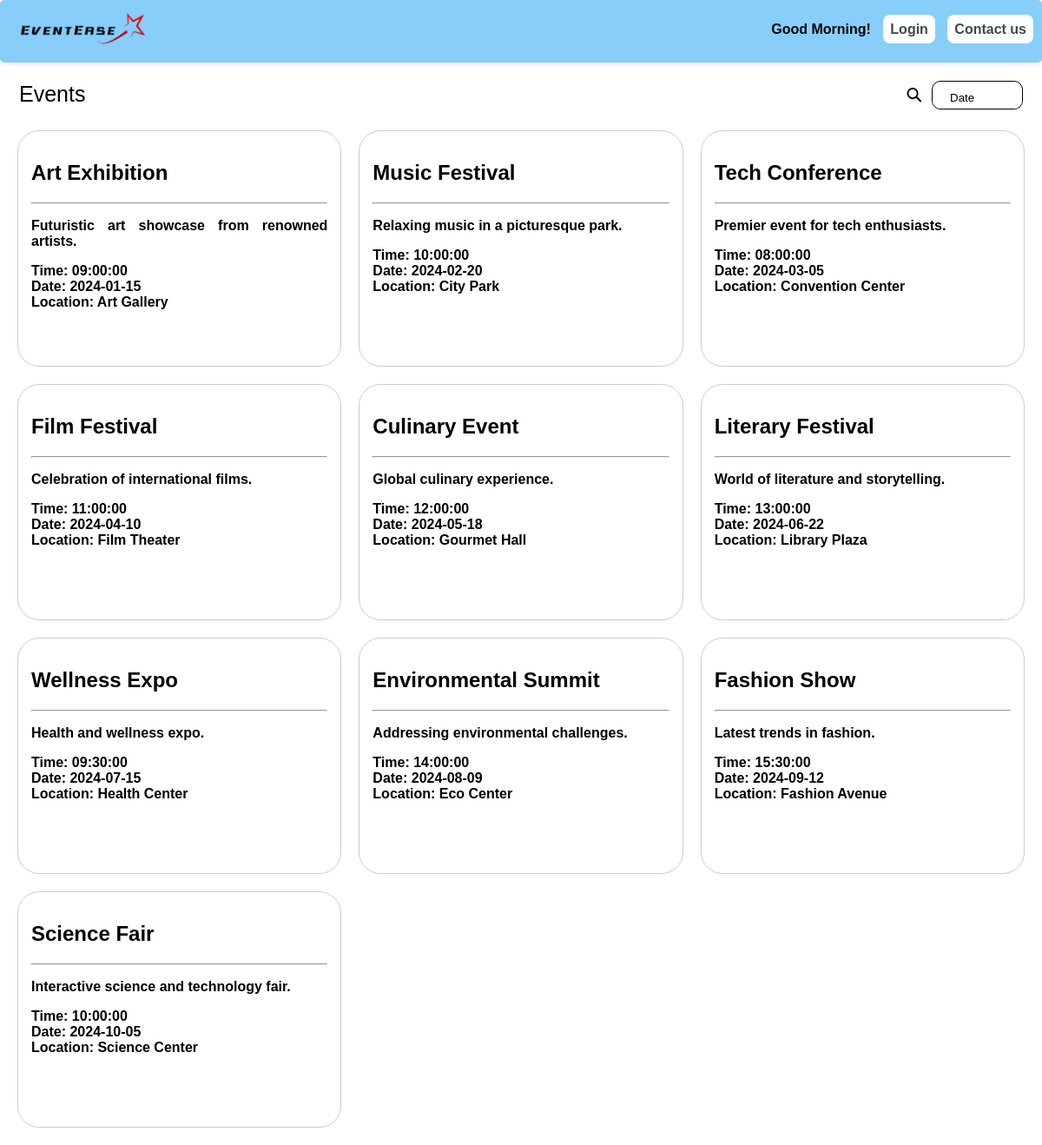
The page / on the database its author committed.
### tables this page shows
CREATE TABLE `events` (
  `no` int(11) NOT NULL,
  `name` varchar(20) NOT NULL,
  `short_dis` varchar(200) NOT NULL,
  `long_dis` varchar(2000) NOT NULL,
  `flag` tinyint(1) NOT NULL,
  `time` time NOT NULL,
  `date` date NOT NULL,
  `location` varchar(20) NOT NULL,
  `people_limit` int(11) NOT NULL,
  `event_type` varchar(50) NOT NULL,
  `approvedstatus` int(11) NOT NULL,
  `supervisor` varchar(100) NOT NULL
);

### app/Controllers/EventController.php (called while the page is built, shortened)
<?php
class EventController
{
    private $eventModel;
    public function __construct(Database $database)
    {
        $this->eventModel = new EventModel($database);
    }
    public function index()
    {
        $events = $this->eventModel->getAllEvents();
        include __DIR__ . '/../Views/events/index.php';
    }
}
?>

### app/Database.php (called while the page is built, shortened)
<?php
class Database
{
    private $host = 'localhost';
    private $user = 'root';
    private $password = '';
    private $db_name = 'eventease';
    public function getConnection()
    {
        $this->con = new mysqli($this->host, $this->user, $this->password, $this->db_name);
        return $this->con;
    }
}
?>

### app/Models/EventModel.php (called while the page is built, shortened)
<?php
class EventModel {
    private $conn;
    public function __construct(Database $database) {
        $this->conn = $database->getConnection();
    }
    public function getAllEvents() {
        $query = "SELECT * FROM events";
        $result = $this->conn->query($query);
        return $result->fetch_all(MYSQLI_ASSOC);
    }
}
?>

### app/views/events/main.php (the view, shortened to what this page needs)
<!DOCTYPE html>
<html>
<head>
    <link rel="stylesheet" type="text/css" href="mainstyle.css">
</head>
<body class="mainbody">
    <div class="topics">
        Events
        <div class="icons">
            <img src="images/searchicon.png" alt="search" style="width:20px">
            <form>
                <select>
                    <option value="option1">Date</option>
                </select>
            </form>
        </div>
    </div>
    <div class="card-container">
        <?php if (!empty($events)): ?>
            <?php foreach ($events as $data): ?>
                <a href="event.php?no=<?php echo $data['no']; ?>">
                    <div class="card">
                        <h2><?php echo $data['name']; ?></h2>
                        <hr>
                        <p><?php echo $data['short_dis']; ?></p>
                        <p>
                            Time: <?php echo $data['time']; ?>
                            <br>
                            Date: <?php echo $data['date']; ?>
                            <br>
                            Location: <?php echo $data['location']; ?>
                        </p>
                    </div>
                </a>
            <?php endforeach; ?>
        <?php else: ?>
            <p>No results found.</p>
        <?php endif; ?>
    </div>
</body>
</html>

### public/headerstyle.css (style rules this page uses)
body { margin: -1px; padding: -1px; font-family: Arial, Helvetica, sans-serif; }
div img { margin:10px; }
a { text-decoration: none; font-family: sans-serif; font-weight: bold; }

### public/indexstyle.css (style rules this page uses)
body { margin: 0; overflow: hidden; }

### public/mainstyle.css (style rules this page uses)
.mainbody { font-family: Arial, Helvetica, sans-serif; font-size: normal; overflow: auto; }
html, body { height: 100%; }
div > div { float: right; font-family: Arial, Helvetica, sans-serif; font-weight: bold; }
.icons { display: flex; align-items: center; justify-content: center; margin-top: -4px; }
.icons form { border-radius: 10px; margin: 0px; border-style: solid; border-width: 1px; }
.icons form select { appearance: none; border: none; background-color: #fff; padding: 5px 20px; border-radius: 10px; cursor: pointer; }
.topics { font-size: 25px; font-weight: 300; margin: 22px; margin-bottom: 7px; padding: auto; }
.card-container { display: grid; grid-template-columns: repeat(auto-fit, minmax(300px, 1fr)); grid-gap: 20px; padding: 20px; }
.card-container a { text-decoration: none; color: black; }
.card { height: 240px; background-color:white; border: 1px solid #ccc; border-radius: 25px; padding: 15px; text-align: justify; }

### rows shown on the page
events: name "Art Exhibition", short_dis "Futuristic art showcase from renowned artists.", time "09:00:00", date "2024-01-15", location "Art Gallery"
events: name "Music Festival", short_dis "Relaxing music in a picturesque park.", time "10:00:00", date "2024-02-20", location "City Park"
events: name "Tech Conference", short_dis "Premier event for tech enthusiasts.", time "08:00:00", date "2024-03-05", location "Convention Center"
events: name "Film Festival", short_dis "Celebration of international films.", time "11:00:00", date "2024-04-10", location "Film Theater"
events: name "Culinary Event", short_dis "Global culinary experience.", time "12:00:00", date "2024-05-18", location "Gourmet Hall"
events: name "Literary Festival", short_dis "World of literature and storytelling.", time "13:00:00", date "2024-06-22", location "Library Plaza"
events: name "Wellness Expo", short_dis "Health and wellness expo.", time "09:30:00", date "2024-07-15", location "Health Center"
events: name "Environmental Summit", short_dis "Addressing environmental challenges.", time "14:00:00", date "2024-08-09", location "Eco Center"
events: name "Fashion Show", short_dis "Latest trends in fashion.", time "15:30:00", date "2024-09-12", location "Fashion Avenue"
events: name "Science Fair", short_dis "Interactive science and technology fair.", time "10:00:00", date "2024-10-05", location "Science Center"
